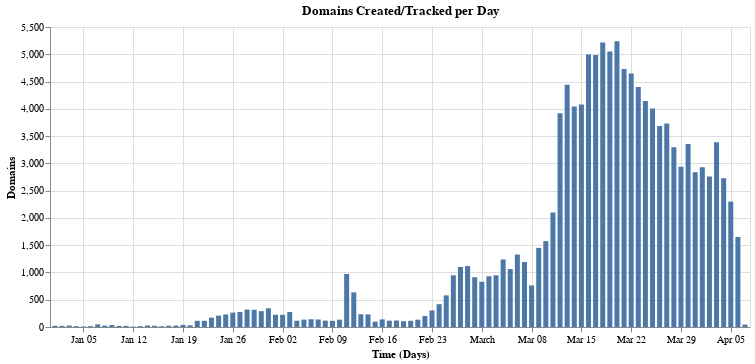

Notebook source saved alongside this figure:
### Markdown cell above
## Create Dates

We can also take a look at the number of domains that are created or tracked per day. The [documentation](https://www.domaintools.com/resources/blog/free-covid-19-threat-list-domain-risk-assessments-for-coronavirus-threats) for the dataset indicates that the date can either be the day that the domain was registered, or the day that DomainTools started monitoring the domain.

### Code cell
import altair as alt

counts = df.created.value_counts().reset_index()
counts.columns = ['created', 'count']

alt.Chart(counts, width=700, title="Domains Created/Tracked per Day").mark_bar().encode(
    alt.X("created:T", title="Time (Days)"),
    alt.Y('count:Q', title="Domains")
)

### Figure 1 — Vega-Lite specification as saved in the notebook (floating-point values rounded to 4 significant figures)
{"config": {"view": {"continuousWidth": 400, "continuousHeight": 300}}, "data": {"name": "data-cfe2115aa5a98a3216a666039dfff8ef"}, "mark": "bar", "encoding": {"x": {"type": "temporal", "field": "created", "title": "Time (Days)"}, "y": {"type": "quantitative", "field": "count", "title": "Domains"}}, "title": "Domains Created/Tracked per Day", "width": 700, "$schema": "https://vega.github.io/schema/vega-lite/v4.8.1.json", "datasets": {"data-cfe2115aa5a98a3216a666039dfff8ef": [{"created": "2020-03-20T00:00:00", "count": 5237}, {"created": "2020-03-18T00:00:00", "count": 5214}, {"created": "2020-03-19T00:00:00", "count": 5052}, {"created": "2020-03-16T00:00:00", "count": 4994}, {"created": "2020-03-17T00:00:00", "count": 4986}, {"created": "2020-03-21T00:00:00", "count": 4730}, {"created": "2020-03-22T00:00:00", "count": 4649}, {"created": "2020-03-13T00:00:00", "count": 4440}, {"created": "2020-03-23T00:00:00", "count": 4402}, {"created": "2020-03-24T00:00:00", "count": 4145}, {"created": "2020-03-15T00:00:00", "count": 4078}, {"created": "2020-03-14T00:00:00", "count": 4043}, {"created": "2020-03-25T00:00:00", "count": 4008}, {"created": "2020-03-12T00:00:00", "count": 3920}, {"created": "2020-03-27T00:00:00", "count": 3731}, {"created": "2020-03-26T00:00:00", "count": 3687}, {"created": "2020-04-03T00:00:00", "count": 3385}, {"created": "2020-03-30T00:00:00", "count": 3356}, {"created": "2020-03-28T00:00:00", "count": 3295}, {"created": "2020-03-29T00:00:00", "count": 2936}, {"created": "2020-04-01T00:00:00", "count": 2931}, {"created": "2020-03-31T00:00:00", "count": 2839}, {"created": "2020-04-02T00:00:00", "count": 2758}, {"created": "2020-04-04T00:00:00", "count": 2727}, {"created": "2020-04-05T00:00:00", "count": 2298}, {"created": "2020-03-11T00:00:00", "count": 2099}, {"created": "2020-04-06T00:00:00", "count": 1651}, {"created": "2020-03-10T00:00:00", "count": 1575}, {"created": "2020-03-09T00:00:00", "count": 1450}, {"created": "2020-03-06T00:00:00", "count": 1328}, {"created": "2020-03-04T00:00:00", "count": 1238}, {"created": "2020-03-07T00:00:00", "count": 1191}, {"created": "2020-02-28T00:00:00", "count": 1117}, {"created": "2020-02-27T00:00:00", "count": 1101}, {"created": "2020-03-05T00:00:00", "count": 1063}, {"created": "2020-02-11T00:00:00", "count": 972}, {"created": "2020-03-03T00:00:00", "count": 948}, {"created": "2020-02-26T00:00:00", "count": 948}, {"created": "2020-03-02T00:00:00", "count": 931}, {"created": "2020-02-29T00:00:00", "count": 913}, {"created": "2020-03-01T00:00:00", "count": 829}, {"created": "2020-03-08T00:00:00", "count": 761}, {"created": "2020-02-12T00:00:00", "count": 634}, {"created": "2020-02-25T00:00:00", "count": 580}, {"created": "2020-02-24T00:00:00", "count": 418}, {"created": "2020-01-31T00:00:00", "count": 343}, {"created": "2020-01-28T00:00:00", "count": 320}, {"created": "2020-01-29T00:00:00", "count": 316}, {"created": "2020-02-23T00:00:00", "count": 304}, {"created": "2020-01-30T00:00:00", "count": 291}, {"created": "2020-01-27T00:00:00", "count": 276}, {"created": "2020-02-03T00:00:00", "count": 274}, {"created": "2020-01-26T00:00:00", "count": 264}, {"created": "2020-02-13T00:00:00", "count": 233}, {"created": "2020-02-14T00:00:00", "count": 231}, {"created": "2020-01-25T00:00:00", "count": 230}, {"created": "2020-02-01T00:00:00", "count": 225}, {"created": "2020-02-02T00:00:00", "count": 223}, {"created": "2020-01-24T00:00:00", "count": 208}, {"created": "2020-02-22T00:00:00", "count": 202}, {"created": "2020-01-23T00:00:00", "count": 171}, {"created": "2020-02-06T00:00:00", "count": 142}, {"created": "2020-02-16T00:00:00", "count": 140}, {"created": "2020-02-07T00:00:00", "count": 138}, {"created": "2020-02-05T00:00:00", "count": 135}, {"created": "2020-02-10T00:00:00", "count": 134}, {"created": "2020-02-21T00:00:00", "count": 134}, {"created": "2020-02-18T00:00:00", "count": 120}, {"created": "2020-02-08T00:00:00", "count": 117}, {"created": "2020-02-17T00:00:00", "count": 116}, {"created": "2020-02-04T00:00:00", "count": 115}, {"created": "2020-01-22T00:00:00", "count": 114}, {"created": "2020-02-20T00:00:00", "count": 114}, {"created": "2020-01-21T00:00:00", "count": 114}, {"created": "2020-02-09T00:00:00", "count": 113}, {"created": "2020-02-19T00:00:00", "count": 107}, {"created": "2020-02-15T00:00:00", "count": 98}, {"created": "2020-01-07T00:00:00", "count": 48}, {"created": "2020-04-07T00:00:00", "count": 44}, {"created": "2020-01-19T00:00:00", "count": 38}, {"created": "2020-01-09T00:00:00", "count": 36}, {"created": "2020-01-20T00:00:00", "count": 31}, {"created": "2020-01-14T00:00:00", "count": 27}, {"created": "2020-01-03T00:00:00", "count": 27}, {"created": "2020-01-18T00:00:00", "count": 26}, {"created": "2020-01-08T00:00:00", "count": 25}, {"created": "2020-01-17T00:00:00", "count": 23}, {"created": "2020-01-15T00:00:00", "count": 23}, {"created": "2020-01-01T00:00:00", "count": 22}, {"created": "2020-01-10T00:00:00", "count": 20}, {"created": "2020-01-02T00:00:00", "count": 20}, {"created": "2020-01-11T00:00:00", "count": 19}, {"created": "2020-01-13T00:00:00", "count": 16}, {"created": "2020-01-04T00:00:00", "count": 15}, {"created": "2020-01-06T00:00:00", "count": 15}, {"created": "2020-01-16T00:00:00", "count": 14}, {"created": "2020-01-05T00:00:00", "count": 9}, {"created": "2020-01-12T00:00:00", "count": 8}]}}
